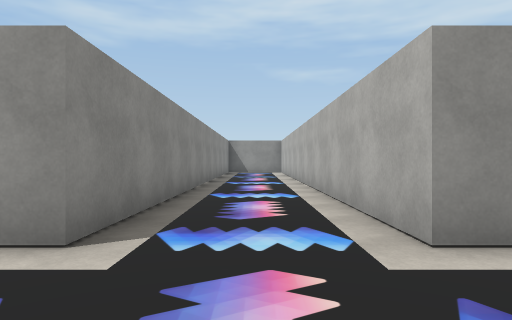
[1] (above)

17 first-person views from a walk through a scene from a Unity 3-D project. The camera is 1.2 m above the floor, looks level and sees 75° across. The floor is counted in squares, 2 m on a side. Each view is taken from the middle of a square. On the plan, view 1 faces up. The plan holds only what a view shows up to about 10 squares ahead; the rest is blank. The place goes on beyond the plan. The player is left out. Some surface patterns are stand-ins.

[2]
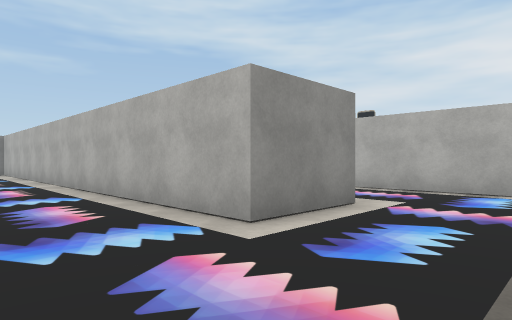

[3]
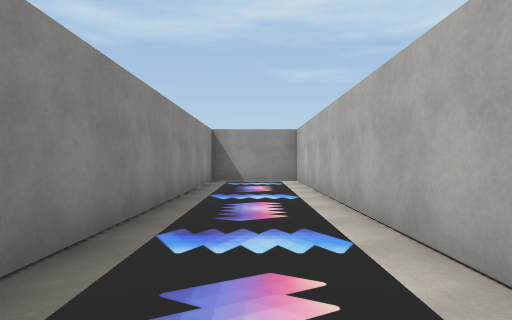

[4]
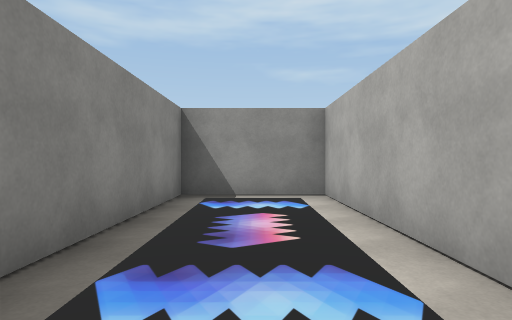

[5]
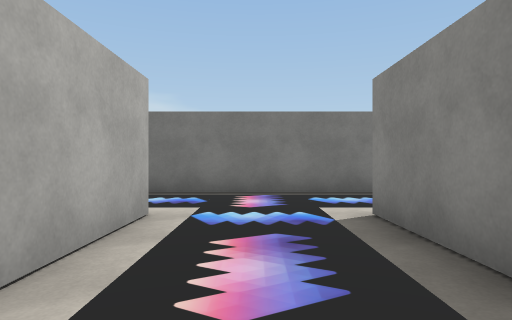

[6]
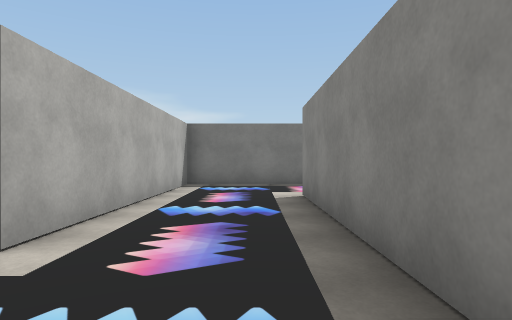

[7]
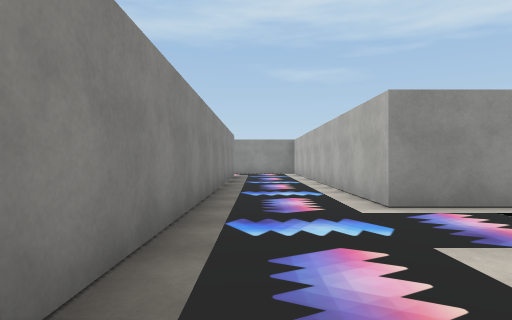

[8]
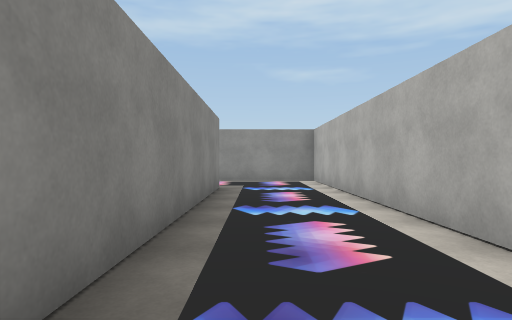

[9]
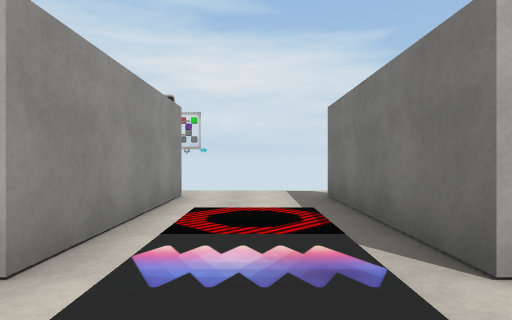

[10]
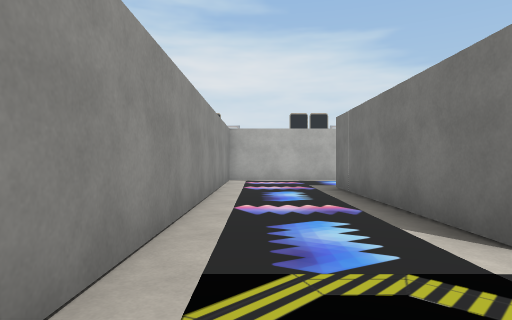

[11]
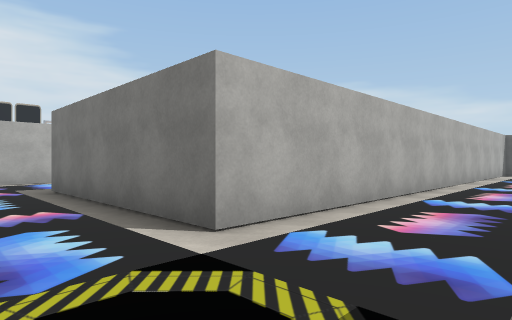

[12]
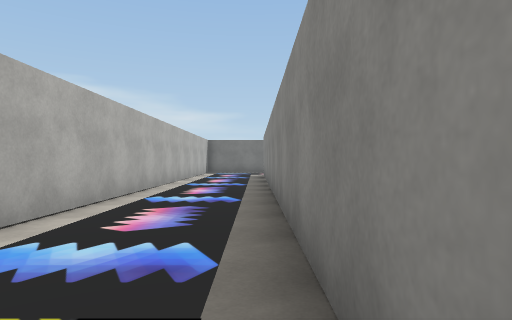

[13]
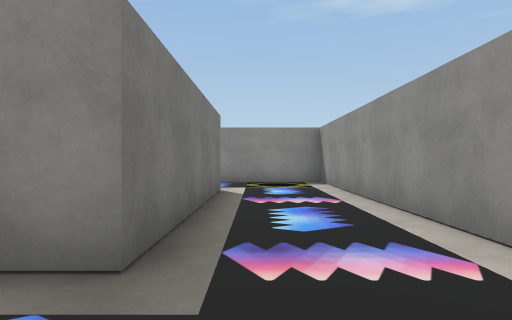

[14]
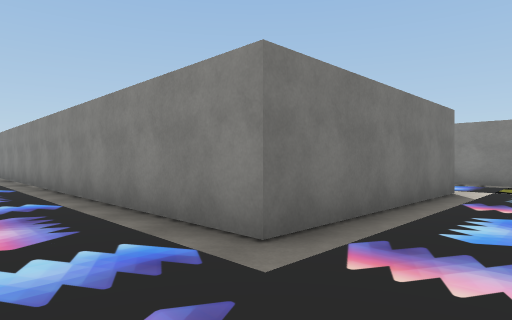

[15]
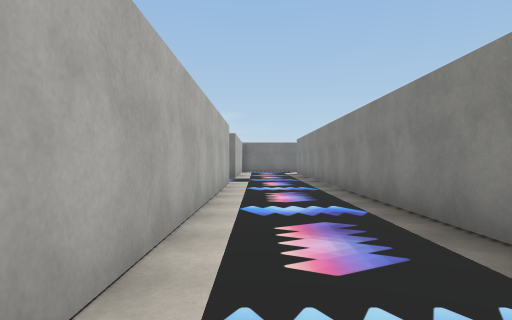

[16]
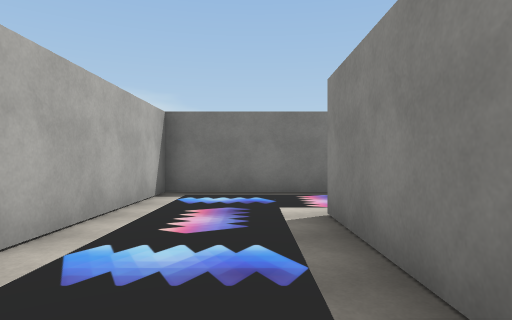

[17]
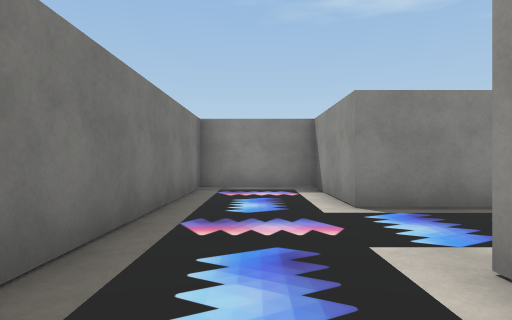

### Floor plan
Points are (right, up) in squares from view 1. A wall is a line through its corners. A room is listed if a view was taken in it or the views show most of it. See-through windows are left out.
Room 1 (views 1, 2, 3, 4, 5, 7, 10, 11, 12, 13, 14, 15, 17)
walls: (3.2, 5.5) (3.2, 3.5); (1.2, 3.4) (1.2, 14.9); (-1.3, 15.1) (-1.3, 3.4); (0.5, 15.8) (-0.5, 15.8); (-0.6, 16.3) (0.6, 16.3); (5.7, 15.4) (5.7, 18.4); (5.7, 0.5) (5.7, 4.6); (-2.4, -0.2) (5.2, -0.2); (4.5, 18.8) (-4.2, 18.8); (-4.3, 18.4) (-4.3, 16.4)
ways out: opening at (4.5, 4.5) to room 2; opening at (4.5, 16) to room 2; opening at (-3.5, 15.5); opening at (-3, 0.5); opening at (5, 18)
objects: block (-2, 2); block (-2, 3); block (-2, 16); block (-1, 16); block (1, 16); block (2, 3); block (2, 16); block (3, 3); block (3, 16)
Room 2 (views 6, 8, 9, 16)
walls: (5.7, 9.4) (5.7, 15.4); (6.6, 5.8) (9.8, 5.8); (9.8, 8.3) (6.6, 8.3); (3.2, 15.4) (3.2, 5.5)
ways out: opening at (4.5, 4.5) to room 1; opening at (4.5, 16) to room 1; opening at (10, 8)
objects: block (6, 5); block (6, 8) to (6, 9)

Where each view was taken, in squares from view 1:
view 1: 0 up, 0 right, facing up
view 2: 0 up, 1 left, facing up-right
view 3: 6 up, 0 right, facing up
view 4: 10 up, 0 right, facing up
view 5: 6 up, 0 right, facing down
view 6: 8 up, 4 right, facing down
view 7: 4 up, 4 right, facing up
view 8: 9 up, 4 right, facing up
view 9: 7 up, 4 right, facing right
view 10: 18 up, 4 left, facing right
view 11: 18 up, 4 left, facing down-right
view 12: 18 up, 4 left, facing down
view 13: 17 up, 5 right, facing left
view 14: 18 up, 5 right, facing down-left
view 15: 17 up, 5 right, facing down
view 16: 6 up, 4 right, facing down
view 17: 1 up, 3 right, facing left
